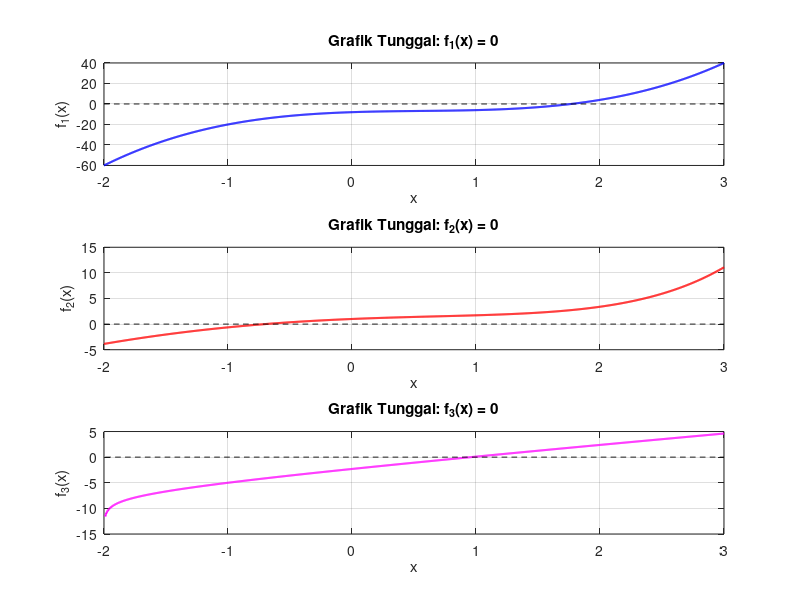

This chart was generated by the following MATLAB code:

clc;
clear;
close all;

x = linspace(-2, 3, 1000);

% Tiga fungsi dari soal
f1 = 3*x.^3 - 5*x.^2 + 4*x - 8;
f2 = exp(x) - x.^2;

% Domain fungsi logaritma harus x > -2
x3 = linspace(-1.99, 3, 1000);
f3 = log(x3 + 2) + 2*x3 - 3;

figure;

subplot(3,1,1);
plot(x, f1, 'b', 'LineWidth', 1.5);
hold on;
plot(x, zeros(size(x)), 'k--');
grid on;
xlabel('x');
ylabel('f_1(x)');
title('Grafik Tunggal: f_1(x) = 0');

subplot(3,1,2);
plot(x, f2, 'r', 'LineWidth', 1.5);
hold on;
plot(x, zeros(size(x)), 'k--');
grid on;
xlabel('x');
ylabel('f_2(x)');
title('Grafik Tunggal: f_2(x) = 0');

subplot(3,1,3);
plot(x3, f3, 'm', 'LineWidth', 1.5);
hold on;
plot(x3, zeros(size(x3)), 'k--');
grid on;
xlabel('x');
ylabel('f_3(x)');
title('Grafik Tunggal: f_3(x) = 0');
